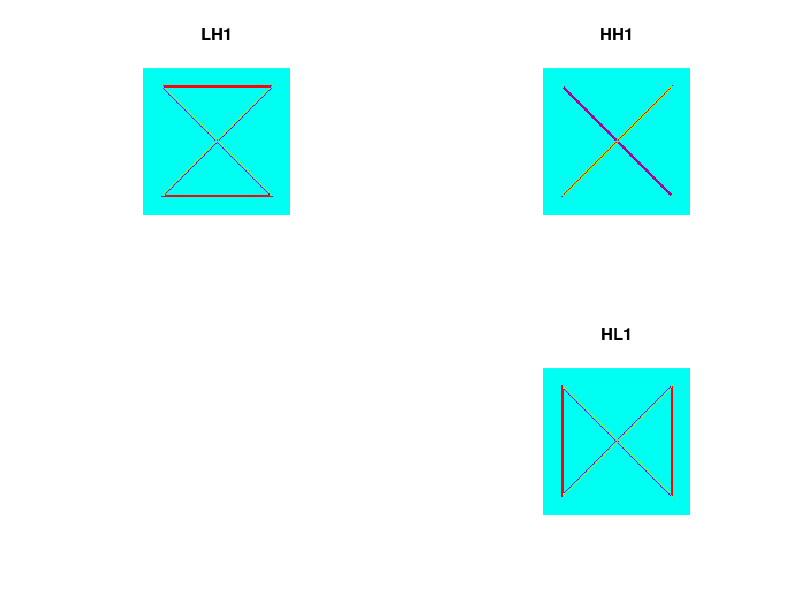
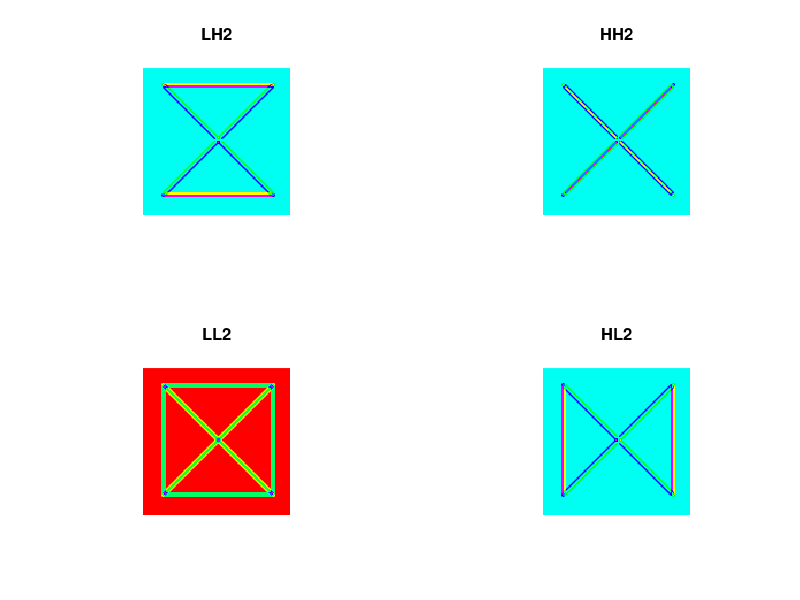
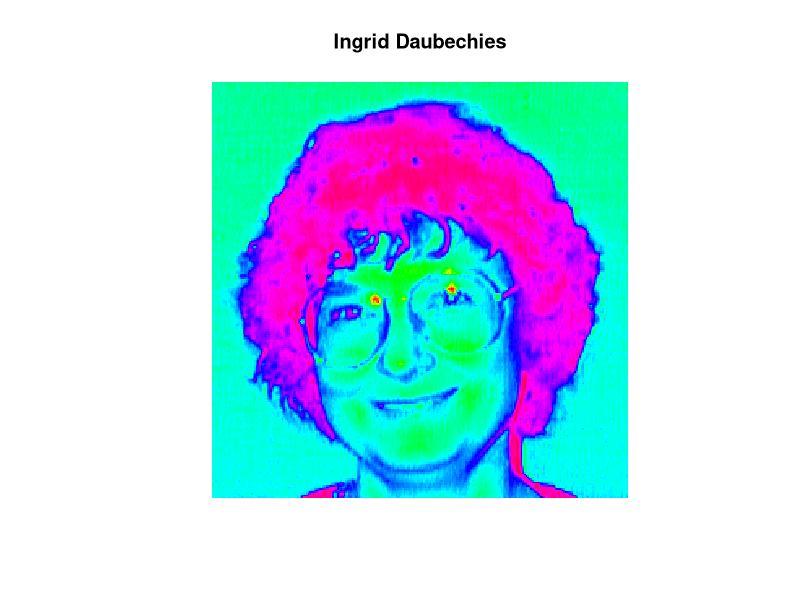
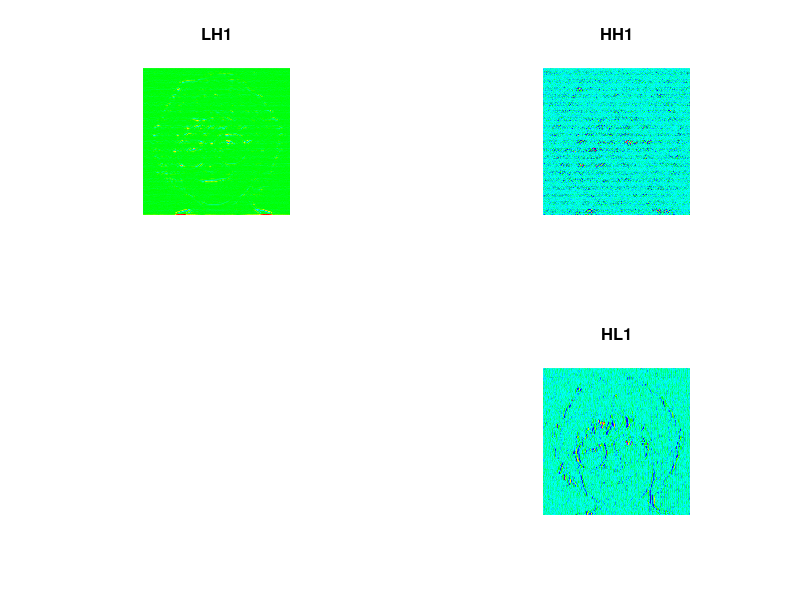
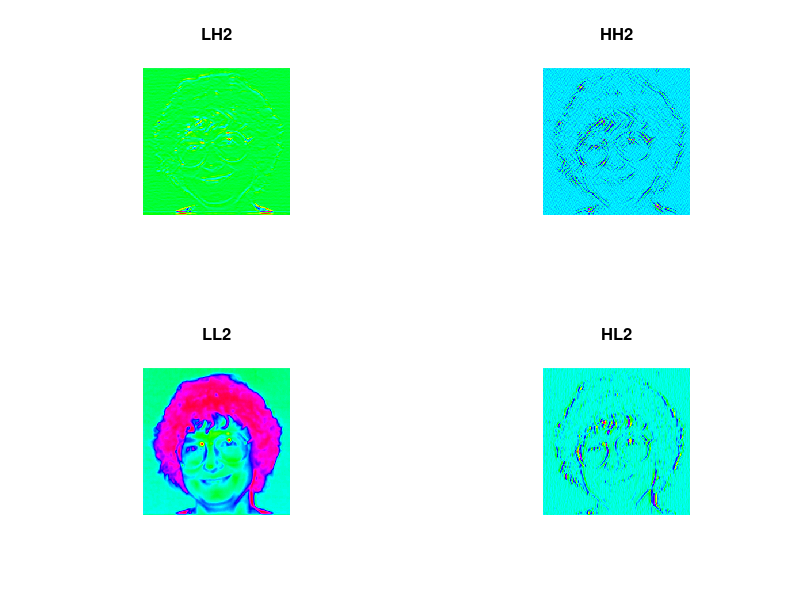

Write R code to recreate these figures, in order.
library(waveslim)


### Name: modwt.2d
### Title: Two-Dimensional Maximal Overlap Discrete Wavelet Transform
### Aliases: modwt.2d imodwt.2d
### Keywords: ts

### ** Examples

## Xbox image
data(xbox)
xbox.modwt <- modwt.2d(xbox, "haar", 2)
## Level 1 decomposition
par(mfrow=c(2,2), pty="s")
image(xbox.modwt$LH1, col=rainbow(128), axes=FALSE, main="LH1")
image(xbox.modwt$HH1, col=rainbow(128), axes=FALSE, main="HH1")
frame()
image(xbox.modwt$HL1, col=rainbow(128), axes=FALSE, main="HL1")
## Level 2 decomposition
par(mfrow=c(2,2), pty="s")
image(xbox.modwt$LH2, col=rainbow(128), axes=FALSE, main="LH2")
image(xbox.modwt$HH2, col=rainbow(128), axes=FALSE, main="HH2")
image(xbox.modwt$LL2, col=rainbow(128), axes=FALSE, main="LL2")
image(xbox.modwt$HL2, col=rainbow(128), axes=FALSE, main="HL2")
sum((xbox - imodwt.2d(xbox.modwt))^2)

data(dau)
par(mfrow=c(1,1), pty="s")
image(dau, col=rainbow(128), axes=FALSE, main="Ingrid Daubechies")
sum(dau^2)
dau.modwt <- modwt.2d(dau, "d4", 2)
## Level 1 decomposition
par(mfrow=c(2,2), pty="s")
image(dau.modwt$LH1, col=rainbow(128), axes=FALSE, main="LH1")
image(dau.modwt$HH1, col=rainbow(128), axes=FALSE, main="HH1")
frame()
image(dau.modwt$HL1, col=rainbow(128), axes=FALSE, main="HL1")
## Level 2 decomposition
par(mfrow=c(2,2), pty="s")
image(dau.modwt$LH2, col=rainbow(128), axes=FALSE, main="LH2")
image(dau.modwt$HH2, col=rainbow(128), axes=FALSE, main="HH2")
image(dau.modwt$LL2, col=rainbow(128), axes=FALSE, main="LL2")
image(dau.modwt$HL2, col=rainbow(128), axes=FALSE, main="HL2")
sum((dau - imodwt.2d(dau.modwt))^2)
